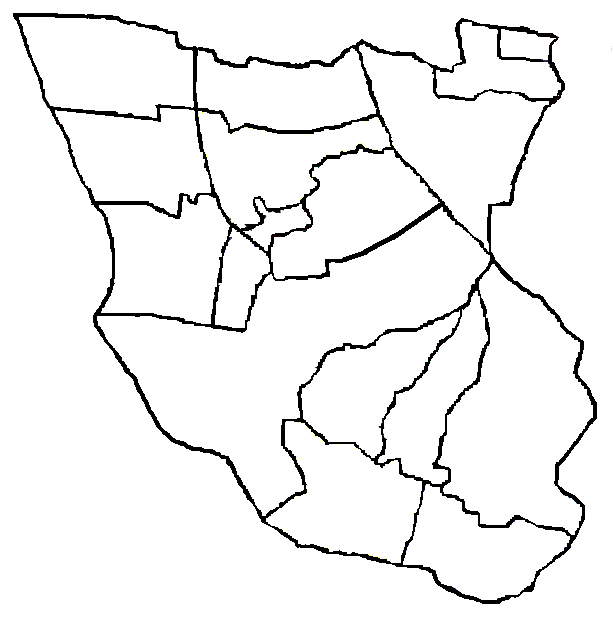
#> input picture tmp/map.png, 613 x 620 px
$ python sobel.py   (older library calls are emulated)
#> lines starting #> are read from the running program, lines starting #| are printed output that depends on the picture
import sys
sys.path.append('/usr/local/lib/python2.7/site-packages')
import cv2
import numpy as np

img = cv2.imread("./tmp/map.png", 0)
#> img: shape (620, 613); min 0, max 255, mean 241.6

x = cv2.Sobel(img,cv2.CV_16S,1,0)
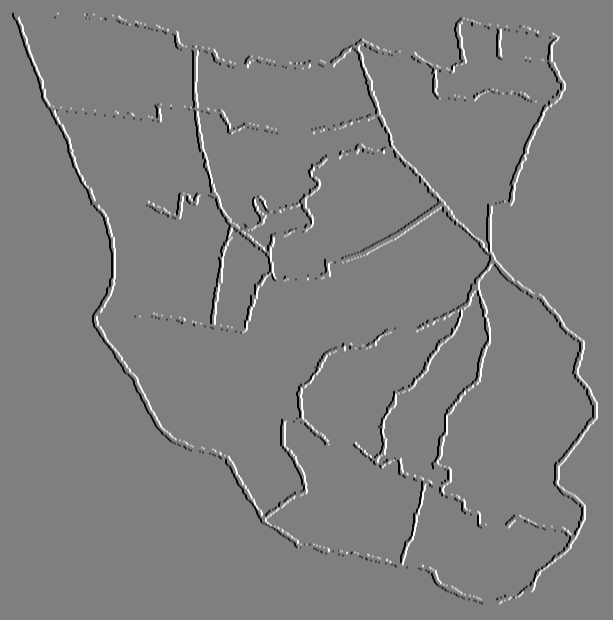
#> x: shape (620, 613) int16; min -1020, max 1020, mean 0; drawn with min black and max white
y = cv2.Sobel(img,cv2.CV_16S,0,1)
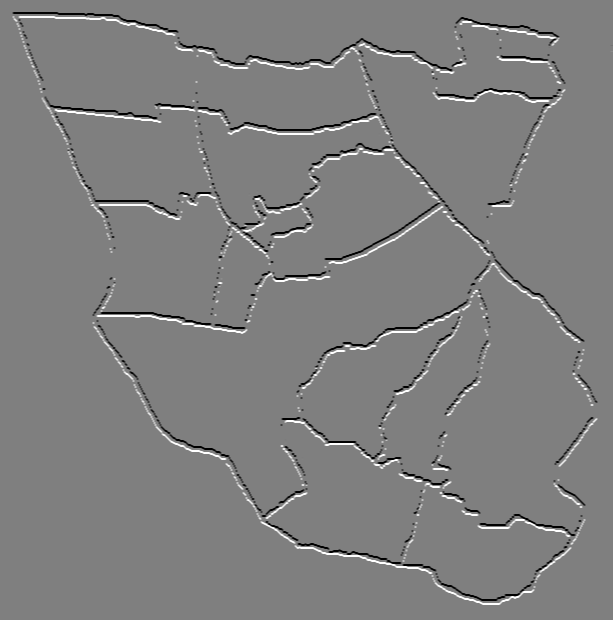
#> y: shape (620, 613) int16; min -1020, max 1020, mean 0; drawn with min black and max white

absX = cv2.convertScaleAbs(x)
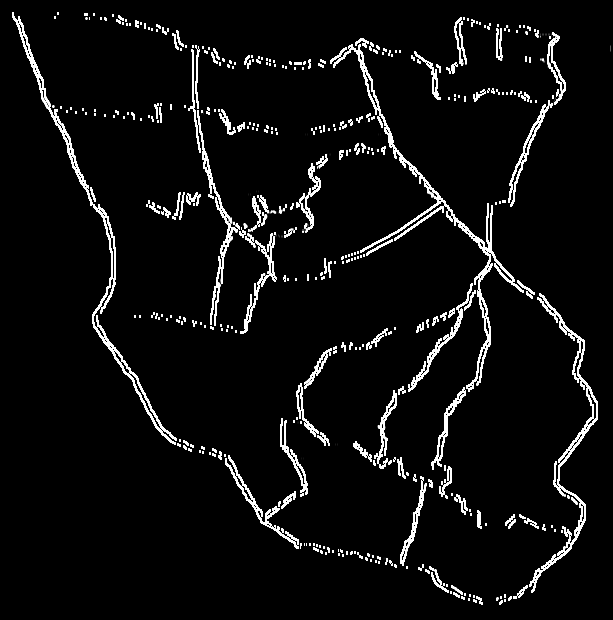
#> absX: shape (620, 613); min 0, max 255, mean 14.3
absY = cv2.convertScaleAbs(y)
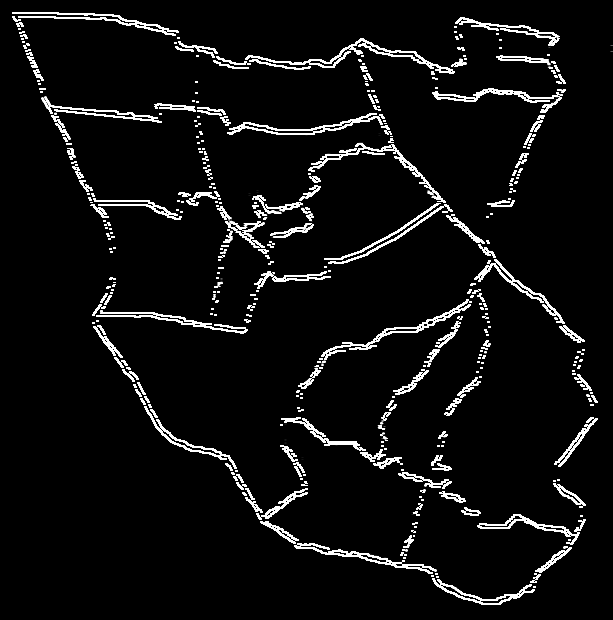
#> absY: shape (620, 613); min 0, max 255, mean 15.2

dst = cv2.addWeighted(absX,0.5,absY,0.5,0)
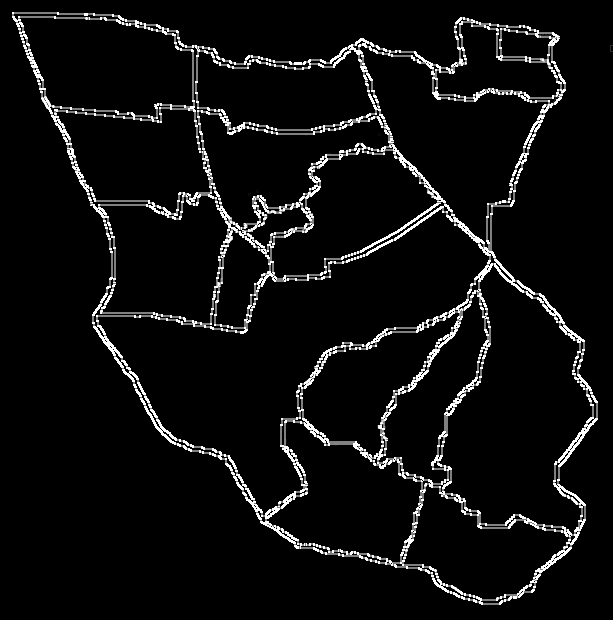
#> dst: shape (620, 613); min 0, max 255, mean 14.7

cv2.imshow("absX", absX)
cv2.imshow("absY", absY)

cv2.imshow("Result", dst)

cv2.waitKey(0)
cv2.destroyAllWindows()
